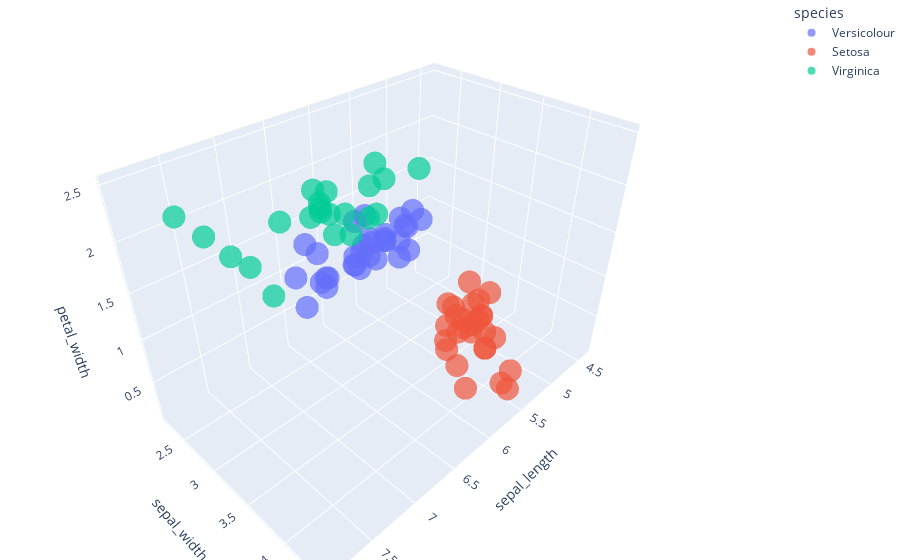

Here is the notebook cell this chart was saved with:
### Code cell
normal_sampled_dataset = sample_data(dataset, 'normal')

target_variable_distribution(normal_sampled_dataset)
plot_dataset(normal_sampled_dataset)

### Figure 1 — Plotly figure (JSON) as saved in the notebook; plotly's stock layout.template omitted (floating-point values rounded to 4 significant figures)
{"data": [{"hovertemplate": "species=Versicolour<br>sepal_length=%{x}<br>sepal_width=%{y}<br>petal_width=%{z}<extra></extra>", "legendgroup": "Versicolour", "marker": {"color": "#636efa", "opacity": 0.7, "symbol": "circle"}, "mode": "markers", "name": "Versicolour", "scene": "scene", "showlegend": true, "type": "scatter3d", "x": [6.1, 6.8, 6, 6.3, 5.7, 6.6, 5.4, 6.7, 6.7, 6.1, 5.5, 5.9, 6, 5.5, 6.4, 6.3, 5.5, 5.7, 5.2, 6, 5.7, 6.2, 5.1, 5.6, 4.9, 6, 5.9, 5, 6.6, 7, 5.8, 6.1, 5.6, 5.7, 5.6, 6.7, 6.1], "y": [2.8, 2.8, 2.2, 2.3, 2.8, 3, 3, 3.1, 3, 2.8, 2.4, 3.2, 2.7, 2.3, 3.2, 3.3, 2.6, 2.8, 2.7, 3.4, 2.6, 2.9, 2.5, 2.5, 2.4, 2.9, 3, 2.3, 2.9, 3.2, 2.6, 2.9, 2.9, 3, 3, 3.1, 3], "z": [1.2, 1.4, "Versicolour", 1.3, 1.3, 1.4, 1.5, 1.4, 1.7, 1.3, "Versicolour", 1.8, 1.6, 1.3, 1.5, 1.6, 1.2, 1.3, 1.4, 1.6, "Versicolour", 1.3, 1.1, 1.1, "Versicolour", 1.5, 1.5, "Versicolour", 1.3, 1.4, 1.2, 1.4, 1.3, 1.2, 1.5, 1.5, 1.4]}, {"hovertemplate": "species=Setosa<br>sepal_length=%{x}<br>sepal_width=%{y}<br>petal_width=%{z}<extra></extra>", "legendgroup": "Setosa", "marker": {"color": "#EF553B", "opacity": 0.7, "symbol": "circle"}, "mode": "markers", "name": "Setosa", "scene": "scene", "showlegend": true, "type": "scatter3d", "x": [5.7, 5, 5.2, 5.5, 4.9, 5, 4.7, 5.4, 5.4, 5.1, 5.4, 5.7, 4.8, 5.8, 4.6, 5.1, 4.8, 4.4, 5.2, 5.1, 5.4, 5.5, 4.4, 5, 5, 4.8, 5.1], "y": [3.8, 3.6, 4.1, 3.5, 3, 3.5, 3.2, 3.9, 3.4, 3.5, 3.4, 4.4, 3, 4, 3.2, 3.5, 3.4, 3.2, 3.4, 3.4, 3.9, 4.2, 2.9, 3.3, 3.2, 3.4, 3.8], "z": [0.3, 0.2, 0.1, 0.2, 0.2, 0.3, 0.2, 0.4, 0.2, 0.2, 0.4, 0.4, 0.1, 0.2, 0.2, 0.3, 0.2, 0.2, 0.2, 0.2, 0.4, 0.2, 0.2, 0.2, 0.2, 0.2, 0.3]}, {"hovertemplate": "species=Virginica<br>sepal_length=%{x}<br>sepal_width=%{y}<br>petal_width=%{z}<extra></extra>", "legendgroup": "Virginica", "marker": {"color": "#00cc96", "opacity": 0.7, "symbol": "circle"}, "mode": "markers", "name": "Virginica", "scene": "scene", "showlegend": true, "type": "scatter3d", "x": [6.2, 6.8, 6.4, 5.6, 6.5, 6.7, 6.4, 7.9, 7.2, 7.7, 6.1, 6.3, 4.9, 7.3, 6.3, 6.5, 5.8, 6.7, 6.4, 7.7, 6, 7.7, 6, 7.4, 6.3, 7.7], "y": [2.8, 3.2, 2.7, 2.8, 3, 2.5, 2.8, 3.8, 3.6, 2.6, 3, 3.4, 2.5, 2.9, 2.7, 3, 2.7, 3, 3.1, 2.8, 3, 3, 2.2, 2.8, 3.3, 3.8], "z": [1.8, 2.3, 1.9, "Virginica", "Virginica", 1.8, 2.1, "Virginica", 2.5, 2.3, 1.8, 2.4, 1.7, 1.8, 1.8, 1.8, 1.9, 2.3, 1.8, "Virginica", 1.8, 2.3, 1.5, 1.9, 2.5, 2.2]}], "layout": {"legend": {"title": {"text": "species"}, "tracegroupgap": 0}, "margin": {"b": 0, "l": 0, "r": 0, "t": 0}, "scene": {"domain": {"x": [0, 1], "y": [0, 1]}, "xaxis": {"title": {"text": "sepal_length"}}, "yaxis": {"title": {"text": "sepal_width"}}, "zaxis": {"title": {"text": "petal_width"}}}}}
